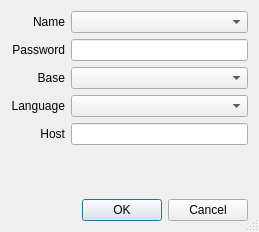
<?xml version="1.0" encoding="UTF-8"?>
<ui version="4.0">
 <class>LoginDlg</class>
 <widget class="QDialog" name="LoginDlg">
  <property name="geometry">
   <rect>
    <x>0</x>
    <y>0</y>
    <width>259</width>
    <height>232</height>
   </rect>
  </property>
  <property name="windowTitle">
   <string>Login</string>
  </property>
  <property name="locale">
   <locale language="English" country="UnitedStates"/>
  </property>
  <property name="sizeGripEnabled">
   <bool>true</bool>
  </property>
  <layout class="QVBoxLayout" name="verticalLayout">
   <item>
    <layout class="QFormLayout" name="formLayout">
     <property name="labelAlignment">
      <set>Qt::AlignRight|Qt::AlignTrailing|Qt::AlignVCenter</set>
     </property>
     <item row="0" column="0">
      <widget class="QLabel" name="label">
       <property name="text">
        <string>Name</string>
       </property>
       <property name="alignment">
        <set>Qt::AlignRight|Qt::AlignTrailing|Qt::AlignVCenter</set>
       </property>
      </widget>
     </item>
     <item row="0" column="1">
      <widget class="QComboBox" name="cbName"/>
     </item>
     <item row="1" column="1">
      <widget class="QLineEditEn" name="lePass">
       <property name="echoMode">
        <enum>QLineEdit::Password</enum>
       </property>
      </widget>
     </item>
     <item row="1" column="0">
      <widget class="QLabel" name="label_2">
       <property name="text">
        <string>Password</string>
       </property>
       <property name="alignment">
        <set>Qt::AlignRight|Qt::AlignTrailing|Qt::AlignVCenter</set>
       </property>
      </widget>
     </item>
     <item row="2" column="1">
      <widget class="QComboBox" name="cbBase"/>
     </item>
     <item row="2" column="0">
      <widget class="QLabel" name="lblBase">
       <property name="text">
        <string>Base</string>
       </property>
       <property name="alignment">
        <set>Qt::AlignRight|Qt::AlignTrailing|Qt::AlignVCenter</set>
       </property>
      </widget>
     </item>
     <item row="3" column="1">
      <widget class="QComboBox" name="cbLang"/>
     </item>
     <item row="3" column="0">
      <widget class="QLabel" name="lblLang">
       <property name="text">
        <string>Language</string>
       </property>
       <property name="alignment">
        <set>Qt::AlignRight|Qt::AlignTrailing|Qt::AlignVCenter</set>
       </property>
      </widget>
     </item>
     <item row="4" column="1">
      <widget class="QLineEdit" name="leHost"/>
     </item>
     <item row="4" column="0">
      <widget class="QLabel" name="lblHost">
       <property name="text">
        <string notr="true">Host</string>
       </property>
       <property name="alignment">
        <set>Qt::AlignRight|Qt::AlignTrailing|Qt::AlignVCenter</set>
       </property>
      </widget>
     </item>
    </layout>
   </item>
   <item>
    <widget class="QDialogButtonBox" name="buttonBox">
     <property name="orientation">
      <enum>Qt::Horizontal</enum>
     </property>
     <property name="standardButtons">
      <set>QDialogButtonBox::Cancel|QDialogButtonBox::Ok</set>
     </property>
    </widget>
   </item>
  </layout>
 </widget>
 <customwidgets>
  <customwidget>
   <class>QLineEditEn</class>
   <extends>QLineEdit</extends>
   <header>../VProject/QLineEditEn.h</header>
  </customwidget>
 </customwidgets>
 <resources/>
 <connections>
  <connection>
   <sender>buttonBox</sender>
   <signal>rejected()</signal>
   <receiver>LoginDlg</receiver>
   <slot>reject()</slot>
   <hints>
    <hint type="sourcelabel">
     <x>316</x>
     <y>260</y>
    </hint>
    <hint type="destinationlabel">
     <x>286</x>
     <y>274</y>
    </hint>
   </hints>
  </connection>
 </connections>
</ui>
